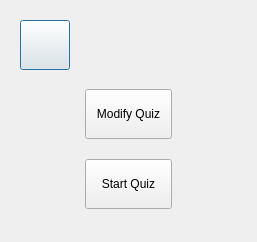
<?xml version="1.0" encoding="UTF-8"?>
<ui version="4.0">
 <class>quiz_selected</class>
 <widget class="QDialog" name="quiz_selected">
  <property name="geometry">
   <rect>
    <x>0</x>
    <y>0</y>
    <width>257</width>
    <height>242</height>
   </rect>
  </property>
  <property name="windowTitle">
   <string>Form</string>
  </property>
  <layout class="QGridLayout" name="gridLayout">
   <item row="0" column="0">
    <widget class="QFrame" name="frame">
     <property name="frameShape">
      <enum>QFrame::NoFrame</enum>
     </property>
     <property name="frameShadow">
      <enum>QFrame::Raised</enum>
     </property>
     <layout class="QGridLayout" name="gridLayout_2">
      <item row="0" column="0">
       <widget class="QPushButton" name="back">
        <property name="sizePolicy">
         <sizepolicy hsizetype="Preferred" vsizetype="Preferred">
          <horstretch>0</horstretch>
          <verstretch>0</verstretch>
         </sizepolicy>
        </property>
        <property name="minimumSize">
         <size>
          <width>50</width>
          <height>50</height>
         </size>
        </property>
        <property name="accessibleName">
         <string>back</string>
        </property>
        <property name="text">
         <string/>
        </property>
       </widget>
      </item>
      <item row="2" column="1">
       <widget class="QFrame" name="frame_2">
        <property name="sizePolicy">
         <sizepolicy hsizetype="Preferred" vsizetype="Preferred">
          <horstretch>1</horstretch>
          <verstretch>1</verstretch>
         </sizepolicy>
        </property>
        <property name="frameShape">
         <enum>QFrame::NoFrame</enum>
        </property>
        <property name="frameShadow">
         <enum>QFrame::Raised</enum>
        </property>
        <layout class="QVBoxLayout" name="verticalLayout">
         <property name="spacing">
          <number>20</number>
         </property>
         <item>
          <widget class="QPushButton" name="modify_quiz">
           <property name="sizePolicy">
            <sizepolicy hsizetype="Preferred" vsizetype="Expanding">
             <horstretch>0</horstretch>
             <verstretch>0</verstretch>
            </sizepolicy>
           </property>
           <property name="minimumSize">
            <size>
             <width>0</width>
             <height>50</height>
            </size>
           </property>
           <property name="text">
            <string>Modify Quiz</string>
           </property>
          </widget>
         </item>
         <item>
          <widget class="QPushButton" name="start_quiz">
           <property name="sizePolicy">
            <sizepolicy hsizetype="Preferred" vsizetype="Expanding">
             <horstretch>0</horstretch>
             <verstretch>0</verstretch>
            </sizepolicy>
           </property>
           <property name="minimumSize">
            <size>
             <width>0</width>
             <height>50</height>
            </size>
           </property>
           <property name="text">
            <string>Start Quiz</string>
           </property>
          </widget>
         </item>
        </layout>
       </widget>
      </item>
      <item row="3" column="1">
       <spacer name="verticalSpacer">
        <property name="orientation">
         <enum>Qt::Vertical</enum>
        </property>
        <property name="sizeHint" stdset="0">
         <size>
          <width>20</width>
          <height>100</height>
         </size>
        </property>
       </spacer>
      </item>
      <item row="1" column="0" colspan="3">
       <spacer name="verticalSpacer_2">
        <property name="orientation">
         <enum>Qt::Vertical</enum>
        </property>
        <property name="sizeHint" stdset="0">
         <size>
          <width>20</width>
          <height>100</height>
         </size>
        </property>
       </spacer>
      </item>
      <item row="0" column="2">
       <widget class="QLabel" name="label">
        <property name="minimumSize">
         <size>
          <width>50</width>
          <height>50</height>
         </size>
        </property>
        <property name="text">
         <string/>
        </property>
       </widget>
      </item>
     </layout>
    </widget>
   </item>
  </layout>
 </widget>
 <resources/>
 <connections/>
</ui>
